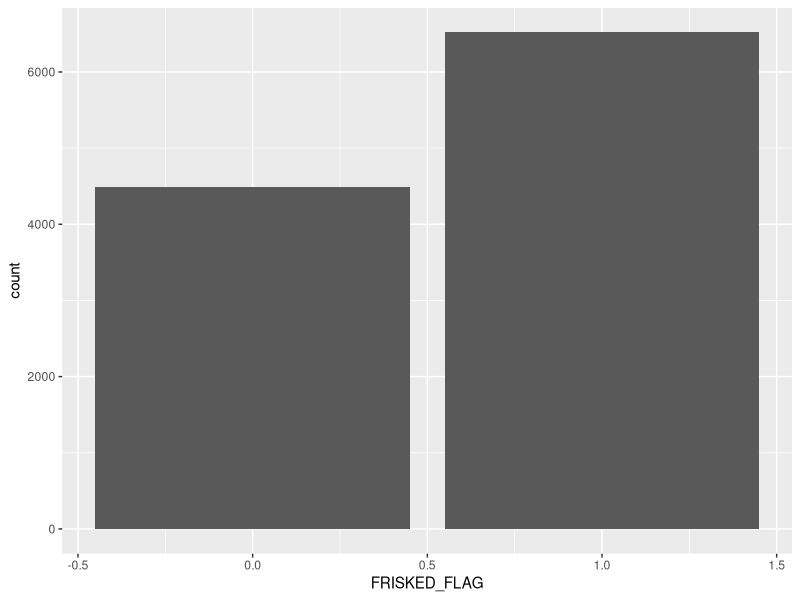
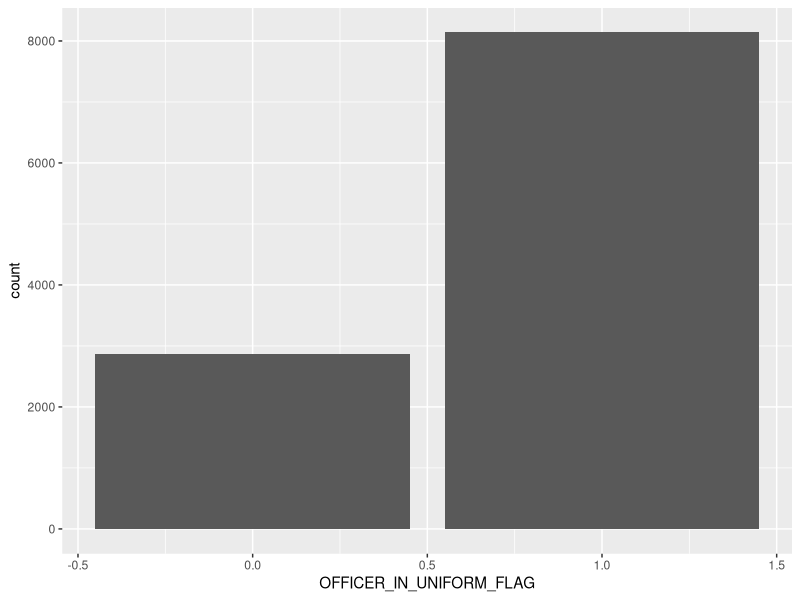
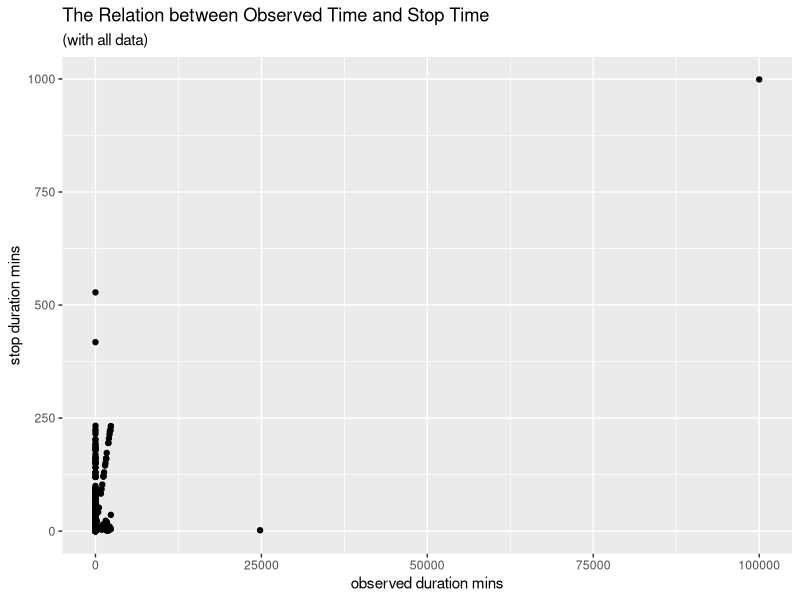
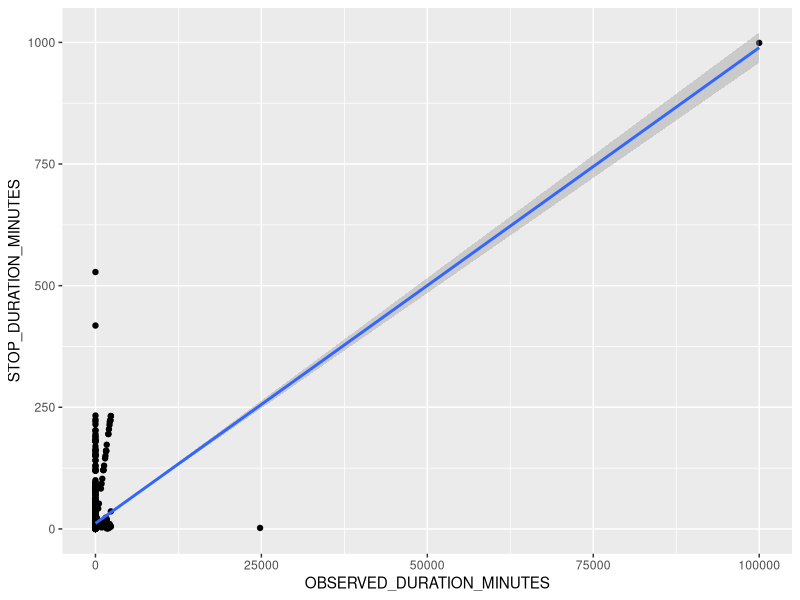
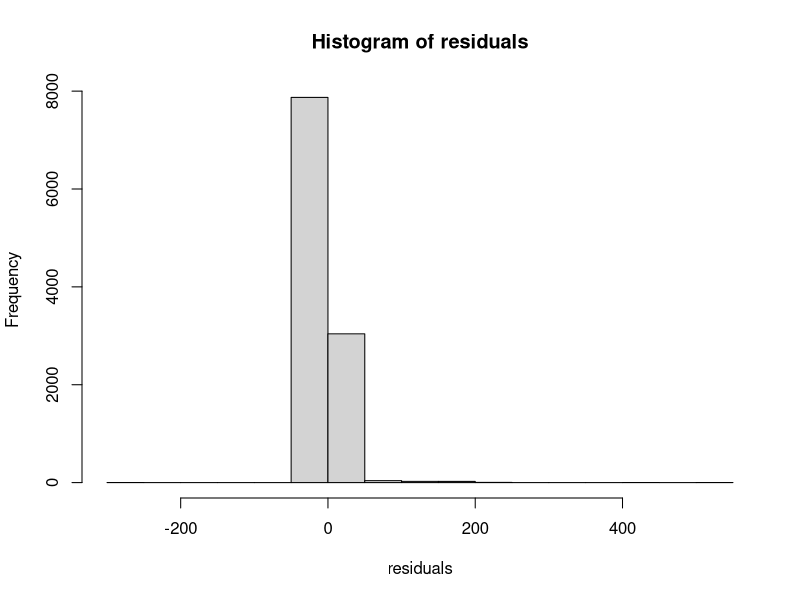
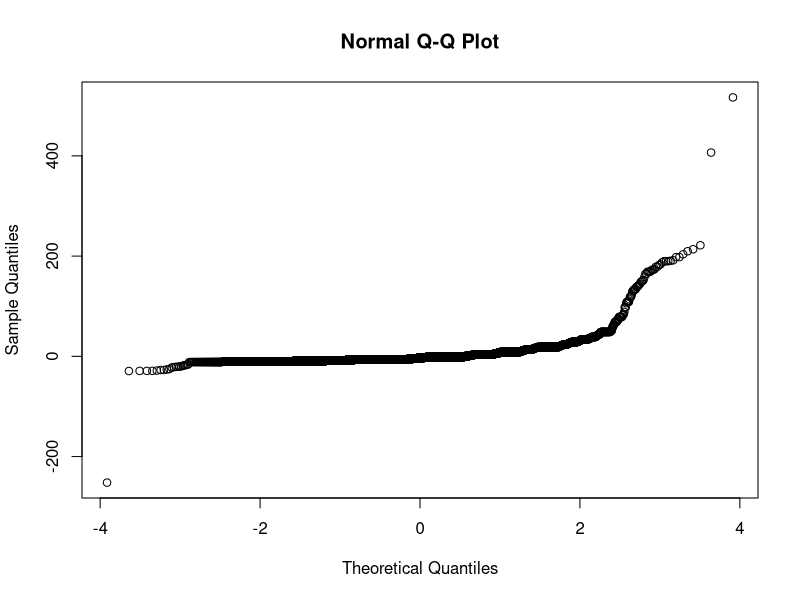
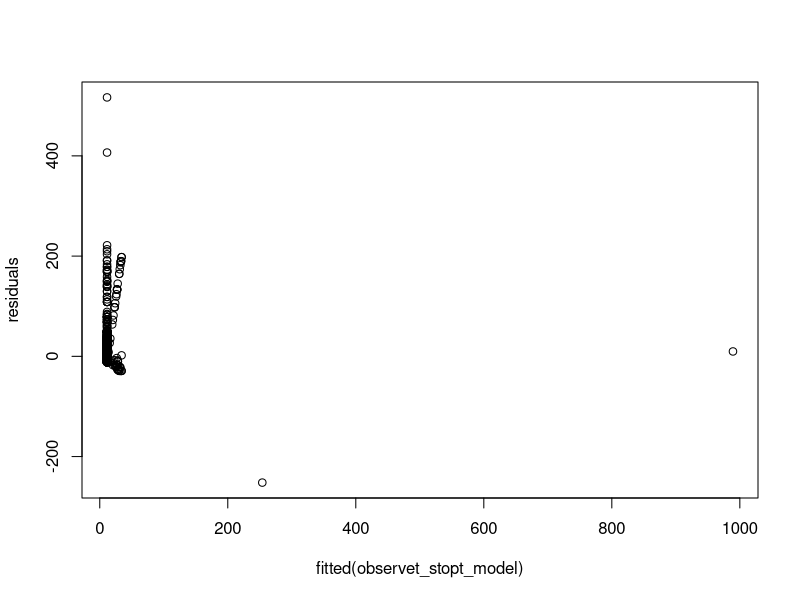
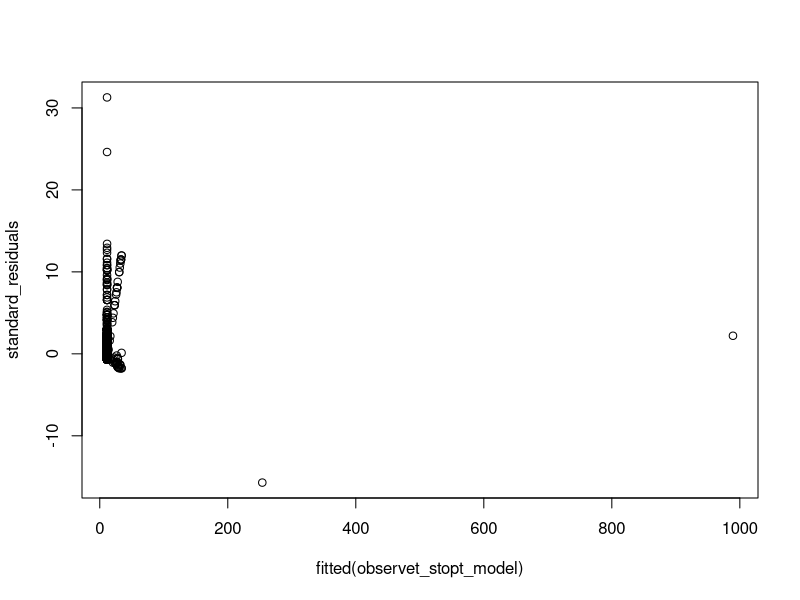

Recreate these plots in R, in order.
## ---- chunk 1
# load the NYPD dataset and the packages that we will use
NYPD <- read.csv("Data/2018_sqf_database-abbr.csv")

library(tidyverse)
library(ggplot2)
library(magrittr)
head(NYPD)
## ---- chunk 2
# We use chi-squared test of independence to compare the proportion. Here, we have:
# Null hypothesis: There is no association between category A and category B
# Alternative hypothesis: There is an association between category A and category B

install.packages("dplyr")
library(dplyr)
library(ggplot2)

#head(NYPD)

#Select the variables we want to analyze: FRISKED_FLAG, SEARCHED_FLAG
analysis_vars <- NYPD %>%
       select(FRISKED_FLAG, SEARCHED_FLAG) %>%
       filter(FRISKED_FLAG %in% c("0", "1"), SEARCHED_FLAG %in% c("0", "1"))

head(analysis_vars)

#Let's investigate to see if there is an association between FRISKED_FLAG and SEARCHED_FLAG
frisked_searched <- table(analysis_vars$FRISKED_FLAG, analysis_vars$SEARCHED_FLAG)
print(frisked_searched)

#Create a bar graph of FRISKED_FLAG by SEARCHED_FLAG
ggplot(analysis_vars, aes(FRISKED_FLAG)) + geom_bar(aes(fill = SEARCHED_FLAG))

#Conduct a Chi-Squared Test of Independence
chisq.test(analysis_vars$FRISKED_FLAG, analysis_vars$SEARCHED_FLAG)
## ---- chunk 3
# Chi-square Test

#Select the variables we want to analyze: OFFICER_IN_UNIFORM_FLAG, SUSPECT_ARRESTED_FLAG
analysis_vars2 <- NYPD %>%
       select(OFFICER_IN_UNIFORM_FLAG, SUSPECT_ARRESTED_FLAG) %>%
       filter(OFFICER_IN_UNIFORM_FLAG %in% c("0", "1"), SUSPECT_ARRESTED_FLAG %in% c("0", "1"))

head(analysis_vars2)

#Let's investigate to see if there is an association between OFFICER_IN_UNIFORM_FLAG and SUSPECT_ARRESTED_FLAG
uniform_arrested <- table(analysis_vars2$OFFICER_IN_UNIFORM_FLAG, analysis_vars2$SUSPECT_ARRESTED_FLAG)
print(uniform_arrested)

#Create a bar graph of OFFICER_IN_UNIFORM_FLAG by SUSPECT_ARRESTED_FLAG
ggplot(analysis_vars2, aes(OFFICER_IN_UNIFORM_FLAG)) + geom_bar(aes(fill = SUSPECT_ARRESTED_FLAG))

#Conduct a Chi-Squared Test of Independence
chisq.test(analysis_vars2$OFFICER_IN_UNIFORM_FLAG, analysis_vars2$SUSPECT_ARRESTED_FLAG)
## ---- chunk 4
### Linear Regression 1: Observe Time VS. Stop Time


## First roughly observe the linear relationship between Observe Mins and Stop Mins
# scatter plot of observe time(x) vs. stop time(y), done above
ggplot(NYPD, aes(OBSERVED_DURATION_MINUTES, STOP_DURATION_MINUTES)) + geom_point() + labs(title="The Relation between Observed Time and Stop Time", subtitle="(with all data)", y="stop duration mins", x="observed duration mins")

# calculate the correlation -- seems a moderate/weak positive correlation
corr_observet_stopt <- cor(NYPD$OBSERVED_DURATION_MINUTES,NYPD$STOP_DURATION_MINUTES)
print(paste("correlation between observe mins and stop mins is",corr_observet_stopt))

# generate a line of best fit
ggplot(NYPD, aes(OBSERVED_DURATION_MINUTES, STOP_DURATION_MINUTES)) + geom_point() + geom_smooth(method="lm")



## Build the linear regression model and check whether the residuals fit the assumptions
observet_stopt_model <- lm(STOP_DURATION_MINUTES ~ OBSERVED_DURATION_MINUTES, data = NYPD)
print(observet_stopt_model)

# generate histogram, normal probability plot of residuals and a residual plot -- the normal probability plot is not a diagonal approximately straight line, and the residuals are not very randomly scattered, so the linear regression model may not be appropriate in this case.
residuals<-resid(observet_stopt_model)
hist(residuals)
qqnorm(residuals)
plot(fitted(observet_stopt_model), residuals)


## Exclude outliers whose standard residuals are greater than 2:
standard_residuals <- rstandard(observet_stopt_model)
plot(fitted(observet_stopt_model), standard_residuals)

observet_stopt <- NYPD[c("OBSERVED_DURATION_MINUTES", "STOP_DURATION_MINUTES")]
observet_stopt_stdres <- cbind(observet_stopt, standard_residuals)
dim(observet_stopt_stdres)

observet_stopt_analysis <- observet_stopt_stdres[observet_stopt_stdres$standard_residuals < 2,]

## ---- chunk 5
### Linear Regression 2: Observe Time VS. Suspect Height


## First roughly observe the linear relationship between Observe Mins and Suspect Height

# scatter plot of height(x) vs. observe time(y), done above
ggplot(NYPD, aes(SUSPECT_HEIGHT, OBSERVED_DURATION_MINUTES)) + geom_point() + labs(title="Relation between Suspect Height and Observed Time ", y="observed duration mins", x="suspect height")

# Here we use the same way as previously in part 1 to define and exclude outliers based on context; outliers: observed mins >35
NYPD$SUSPECT_HEIGHT <- as.numeric(NYPD$SUSPECT_HEIGHT)
sample_h_observet <- NYPD[!is.na(NYPD$SUSPECT_HEIGHT) & NYPD$OBSERVED_DURATION_MINUTES<=35,]

# calculate the correlation -- seems a very weak negative correlation
corr_h_observet <- cor(sample_h_observet$SUSPECT_HEIGHT, sample_h_observet$OBSERVED_DURATION_MINUTES)
print(paste("correlation between suspect height and observed mins is",corr_h_observet))

# generate a line of best fit -- the line is approximately horizontal, meaning observed mins may not change a lot as height varies
ggplot(sample_h_observet, aes(SUSPECT_HEIGHT, OBSERVED_DURATION_MINUTES)) + geom_point() + geom_smooth(method="lm")



## Build the linear regression model and check whether the residuals fit the assumptions
h_observet_model <- lm(OBSERVED_DURATION_MINUTES ~ SUSPECT_HEIGHT, data = sample_h_observet)
print(h_observet_model)

# generate histogram, normal probability plot of residuals and a residual plot -- the histogram is not normally distributed and the normal probability plot is not approximately a straight line, so the linear regression model may not be appropriate in this case.
residuals<-resid(h_observet_model)
hist(residuals)
qqnorm(residuals)
plot(fitted(h_observet_model), residuals)

# Calculate and plot the standard residuals
standard_residuals <- rstandard(h_observet_model)
plot(fitted(h_observet_model), standard_residuals)

## ---- chunk 6
### Comparison of Means T-test 1: mean observed duration time of 2 eye colors(a common eye color -- Black and an uncommon eye color -- Blue)

## how we define common and uncommon: 1025 observations of "black eye", 157 observations of "blue eye"
unique(NYPD$SUSPECT_EYE_COLOR)
table(NYPD$SUSPECT_EYE_COLOR)


## subset the vectors that we are going to do the t-test
# We use the same method as previously in part 1 to exclude outliers in observed time(>35). We have to exclude that before the test, otherwise the mean would be severely raised by the outliers
sample_eye_observet <- NYPD %>%
       select(OBSERVED_DURATION_MINUTES, SUSPECT_EYE_COLOR) %>%
       filter(SUSPECT_EYE_COLOR %in% c("BRO", "BLU"), OBSERVED_DURATION_MINUTES<=35)


## Calculate the mean observed time by eye color
mean_observet_by_eyecolor <- sample_eye_observet %>%
       group_by(SUSPECT_EYE_COLOR) %>%
       summarize(mean_observet = mean(OBSERVED_DURATION_MINUTES, na.rm=TRUE))
print(mean_observet_by_eyecolor)


## Create a comparative box plot of Observed Duration Minutes by Eye Color
ggplot(sample_eye_observet, aes(OBSERVED_DURATION_MINUTES, SUSPECT_EYE_COLOR)) + geom_boxplot(colour = "blue", fill="grey") + ggtitle("Observed Time by Eye Color")


## Conduct a comparison of means t-test:
t.test(OBSERVED_DURATION_MINUTES~SUSPECT_EYE_COLOR, data=sample_eye_observet, equal.var=FALSE)

# from the t-test result we see, p-value is much higher than 0.05 which implies there is no statistical significant difference in observed time means of the 2 different eye colors "blue" and "black"; the 95% confidence intervals also include 0(no difference). We cannot reject null hypothesis.
## ---- chunk 7
### Comparison of Means T-test 2: mean observed duration time of thin suspects and heavy suspects (body build type)

unique(NYPD$SUSPECT_BODY_BUILD_TYPE)
table(NYPD$SUSPECT_BODY_BUILD_TYPE) # Thin suspects are far more than heavy suspects.

# We will use all the data to conduct the test first, and then we do again without outliers(observed mins >35)

## subset the vectors that we are going to do the t-test
all_sample_body_observet <- NYPD %>%
       select(OBSERVED_DURATION_MINUTES, SUSPECT_BODY_BUILD_TYPE) %>%
       filter(SUSPECT_BODY_BUILD_TYPE %in% c("HEA", "THN"))


## Calculate the mean observed time by body build type
all_mean_observet_by_body <- all_sample_body_observet %>%
       group_by(SUSPECT_BODY_BUILD_TYPE) %>%
       summarize(all_mean_observet = mean(OBSERVED_DURATION_MINUTES, na.rm=TRUE))
print(all_mean_observet_by_body)


## Create a comparative box plot of Observed Duration Minutes by Body Build Type
ggplot(all_sample_body_observet, aes(OBSERVED_DURATION_MINUTES, SUSPECT_BODY_BUILD_TYPE)) + geom_boxplot(colour = "orange", fill="grey") + ggtitle("Observed Time by Body Build Type")


## Conduct a comparison of means t-test:
t.test(OBSERVED_DURATION_MINUTES~SUSPECT_BODY_BUILD_TYPE, data=all_sample_body_observet, equal.var=FALSE)

# from the t-test result we see, p-value is much higher than 0.05 which implies there is no statistical significant difference in observed time means of thin suspects and heavy suspects(with all data including outliers). Even though we could see obvious difference in the computed means(Thin 33.04 mins, Heavy 10.99 mins), we cannot conclude the mean observed time is different in these 2 groups.





# Then do it again excluding outliers: we use the same method as previously in part 1 to exclude outliers in observed time(>35), which is defined according to context. 
sample_body_observet <- NYPD %>%
       select(OBSERVED_DURATION_MINUTES, SUSPECT_BODY_BUILD_TYPE) %>%
       filter(SUSPECT_BODY_BUILD_TYPE %in% c("HEA", "THN"), OBSERVED_DURATION_MINUTES<=35)


mean_observet_by_body <- sample_body_observet %>%
       group_by(SUSPECT_BODY_BUILD_TYPE) %>%
       summarize(mean_observet = mean(OBSERVED_DURATION_MINUTES, na.rm=TRUE))
print(mean_observet_by_body)



ggplot(sample_body_observet, aes(OBSERVED_DURATION_MINUTES, SUSPECT_BODY_BUILD_TYPE)) + geom_boxplot(colour = "orange", fill="grey") + ggtitle("Observed Time by Body Build Type")


t.test(OBSERVED_DURATION_MINUTES~SUSPECT_BODY_BUILD_TYPE, data=sample_body_observet, equal.var=FALSE)

# The p-value is much higher this time(0.98 >>> 0.05), we are still rejecting the null hypothesis. From the 2 tests above, we could conclude there is no statistical significant difference in observed duration minutes of thin and heavy suspects.
